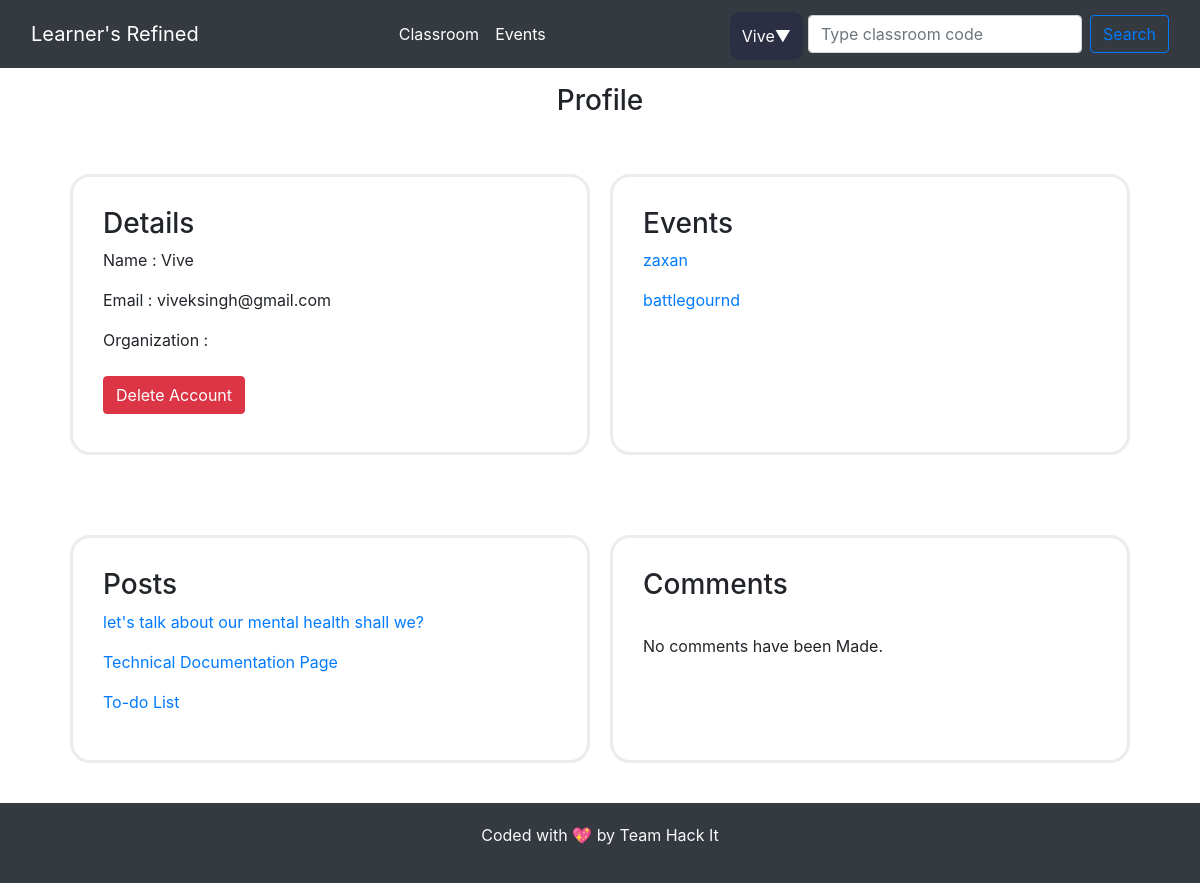
The page /user-profile.php?id=2 (signed in) on the database its author committed.
### tables this page shows
CREATE TABLE IF NOT EXISTS `users` (
  `id` int NOT NULL AUTO_INCREMENT,
  `name` text NOT NULL,
  `email` varchar(50) NOT NULL,
  `password` varchar(255) NOT NULL,
  `role` varchar(20) NOT NULL,
  `org` text NOT NULL,
  `classes` text NOT NULL,
  `calendly_link` text NOT NULL,
  PRIMARY KEY (`id`)
);

CREATE TABLE IF NOT EXISTS `events` (
  `event_id` int NOT NULL AUTO_INCREMENT,
  `event_name` varchar(255) NOT NULL,
  `event_details` text NOT NULL,
  `location` varchar(255) NOT NULL,
  `org` text NOT NULL,
  `author_id` varchar(255) NOT NULL,
  `author_name` text NOT NULL,
  `date` datetime NOT NULL DEFAULT CURRENT_TIMESTAMP,
  PRIMARY KEY (`event_id`)
);

CREATE TABLE IF NOT EXISTS `post` (
  `id` int NOT NULL AUTO_INCREMENT,
  `title` varchar(200) NOT NULL,
  `content` text NOT NULL,
  `class_id` varchar(50) NOT NULL,
  `user_id` int NOT NULL,
  `timestamp` datetime NOT NULL DEFAULT CURRENT_TIMESTAMP,
  PRIMARY KEY (`id`)
);

### user-profile.php (the view, shortened to what this page needs)
<?php
include './partials/dbconct.php';
?>
<!DOCTYPE html>
<html lang="en">
<head>
     <link rel="stylesheet" href="https://maxcdn.bootstrapcdn.com/bootstrap/4.5.2/css/bootstrap.min.css">
     <link rel="stylesheet" href="./css/classroom.css">
</head>
<body>
    <?php include './partials/nav.php'?>
    <h3 class="text-center my-3">Profile</h3>
    <div  class="container d-flex justify-content-between  main">
    <div style="width:50%;">
        <h3>Details</h3>
        <?php
        $id=$_SESSION['user_id'];
        $query="SELECT * FROM `users` WHERE `id` = $id";
        $result=$conn->query($query);
        if(mysqli_num_rows($result)>0){
        while($data=$result->fetch_assoc()){
            echo '<p>Name : '.$data['name'].'</p>';
            echo '<p>Email : '.$data['email'].'</p>';
            echo '<p>Organization : '.$data['org'].'</p>';
            echo '<button type="button" class="btn btn-danger my-2" onclick="deleteacc('.$id.')">Delete Account</button>';
        }
        }
        ?>
    </div>
    <div style="width:50%;">
    <h3>Events</h3>
     <?php
     $org=$_SESSION['univ'];
     $id=$_SESSION['user_id'];
     $query="SELECT * FROM `events` WHERE `org` = '$org' AND `author_id`='$id'ORDER BY `date` DESC";
     $result=$conn->query($query);
     if(mysqli_num_rows($result)>0){
     while($data=$result->fetch_assoc()){
         echo '<p class="text-primary"> '.$data['event_name'].'</p>';
     }
     }
     else{
         echo'<p>No Events Posted</p>';
     }
     ?>
    </div>
     </div>
     <div  class="container d-flex justify-content-between main">
    <div style="width:50%;">
    <h3>Posts</h3>
        <?php
        $id=$_SESSION['user_id'];
        $query="SELECT * FROM `post` WHERE `user_id` = $id ORDER BY `timestamp` DESC";
        $result=$conn->query($query);
        if(mysqli_num_rows($result)>0){
        while($data=$result->fetch_assoc()){
            echo '<p><a href="post.php?id='.$data['id'].'">'.stripslashes($data['title']).'</a> </p>';
        }
        }
        else{
            echo '<br><p>No Posts have been Made.</p>';
        }
        ?>
    </div>
    <div style="width:50%;">
    <h3>Comments</h3>
    <?php
    $id=$_SESSION['user_id'];
    $query="SELECT * FROM `comments` WHERE `author_id` = '$id' ORDER BY `date` DESC";
    $result=$conn->query($query);
    if(mysqli_num_rows($result)>0){
    while($data=$result->fetch_assoc()){
        echo '<p><a href="post.php?id='.$data['post_id'].'">'.stripslashes($data['comment']).'</a></p>';
    }
    }
    else{
        echo '<br><p>No comments have been Made.</p>';
    }
    ?>
    </div>
    </div>
    <?php include "partials/footer.php"; ?>
</body>
</html>

### css/classroom.css (style rules this page uses)
.main { padding:30px; }
.main div { border:3px solid rgb(236, 236, 236); min-height: 100px; border-radius:20px; padding:30px; margin:10px; }

### rows shown on the page
users: name "Vive", email "viveksingh@gmail.com"
events: event_name "zaxan"
events: event_name "battlegournd"
post: title "let's talk about our mental health shall we?"
post: title "Technical Documentation Page"
post: title "To-do List"

### other values the page prints
$_SESSION['username'] "Vive"
